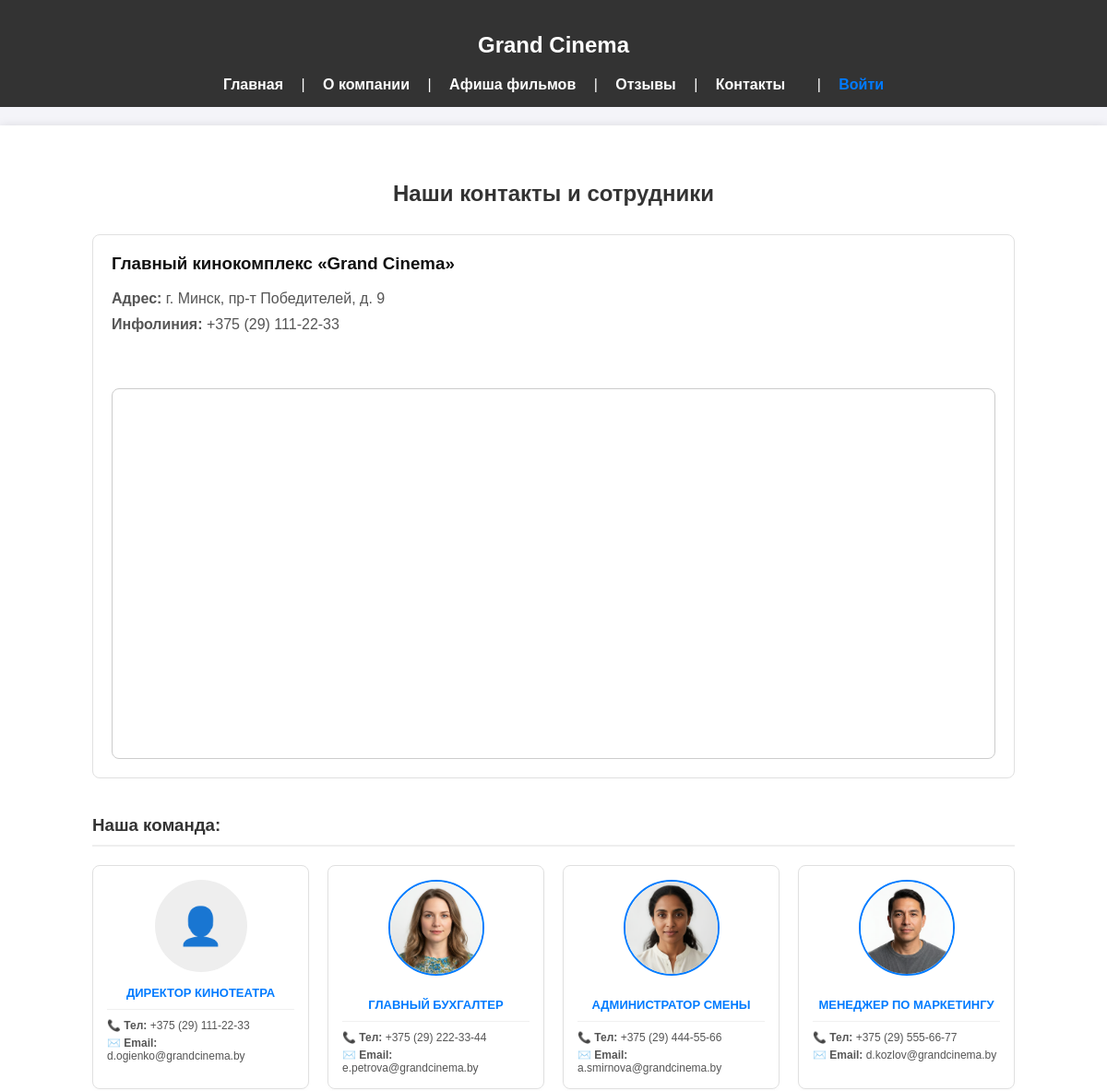
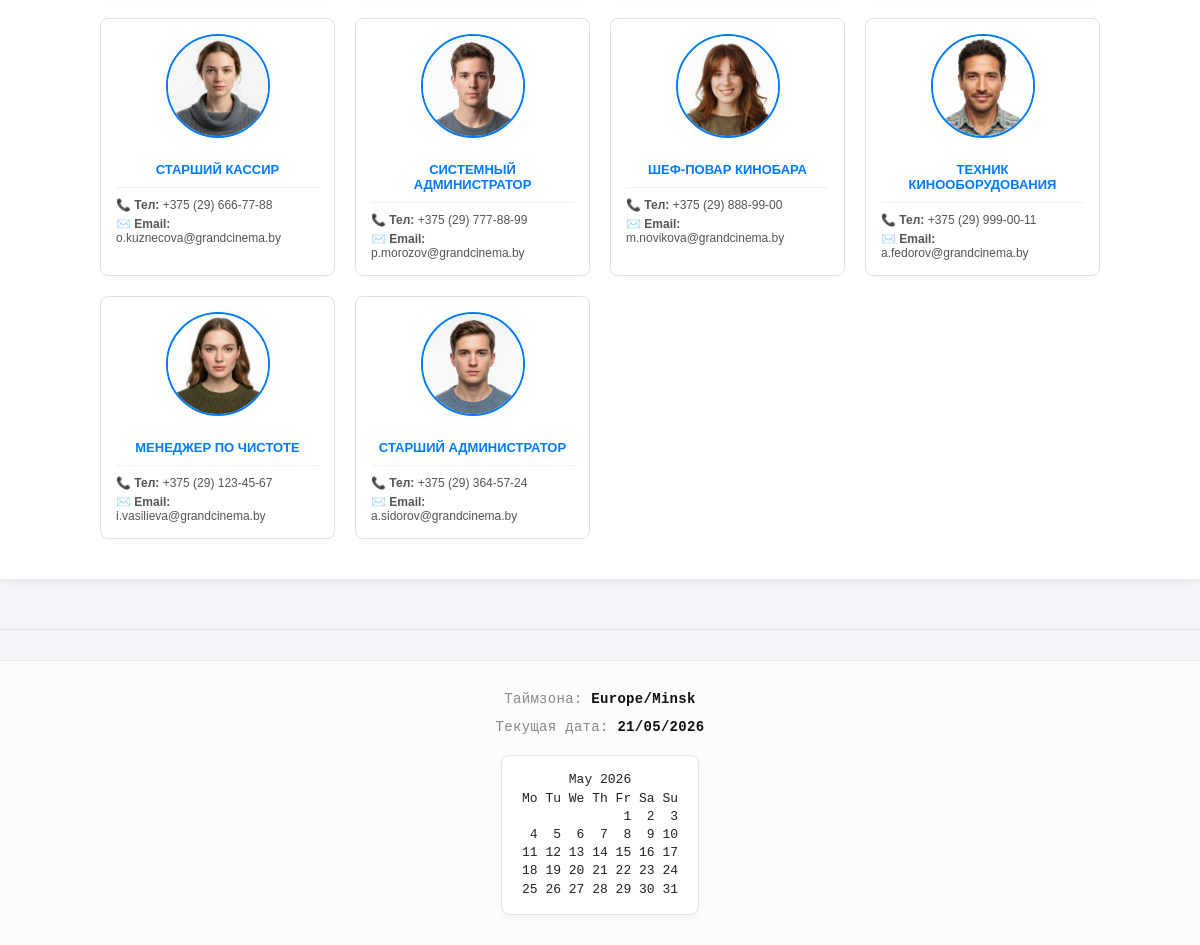
/contacts/, run on the app's committed database (2 pictures, top to bottom).
### cinema/models.py (models this page shows, shortened)
class TimeStampedModel(models.Model):
    created_at_utc = models.DateTimeField(null=True, blank=True, verbose_name="Дата создания (UTC)")
    created_at_local = models.DateTimeField(null=True, blank=True, verbose_name="Дата создания (Минск)")
    updated_at_utc = models.DateTimeField(null=True, blank=True, verbose_name="Дата изменения (UTC)")
    updated_at_local = models.DateTimeField(null=True, blank=True, verbose_name="Дата изменения (Минск)")
    class Meta:
        abstract = True

class ContactEmployee(TimeStampedModel):
    user = models.OneToOneField(
        User,
        on_delete=models.CASCADE,
        related_name='employee_contact',
        verbose_name="Пользователь (сотрудник)"
    )
    position = models.CharField(max_length=100, verbose_name="Должность / Выполняемая работа")
    is_visible = models.BooleanField(default=True, verbose_name="Отображать на сайте")
    phone = models.CharField(max_length=20, blank=True, null=True, verbose_name="Рабочий телефон")
    email = models.EmailField(blank=True, null=True, verbose_name="Рабочий email")
    photo = models.ImageField(upload_to="employees/", blank=True, null=True, verbose_name="Фото сотрудника")
    description = models.TextField(blank=True, null=True, verbose_name="Дополнительная информация")
    class Meta:
        verbose_name = "Контакт сотрудника"
        verbose_name_plural = "Контакты сотрудников"

### cinema/views.py (the view)
# urls.py: re_path(r'^contacts/$', views.contacts_view, name='contacts'),
def contacts_view(request):
    employees = ContactEmployee.objects.filter(is_visible=True)
    context = {
        'employees': employees,
        'address': 'г. Минск, пр-т Победителей, д. 9',
        'phone': '+375 (29) 111-22-33'
    }
    return render(request, 'cinema/contacts.html', context)

### cinema/context_processors.py (called while the page is built)
def footer_info_processor(request):
    user_tz_name = "Europe/Minsk"
    user_now = datetime.now(zoneinfo.ZoneInfo(user_tz_name))
    text_cal = calendar.TextCalendar(calendar.MONDAY).formatmonth(user_now.year, user_now.month)
    return {
        'footer_user_tz': user_tz_name,
        'footer_current_date': user_now.strftime("%d/%m/%Y"),
        'footer_text_calendar': text_cal,
    }

### cinema/templates/cinema/contacts.html (shortened to what this page needs)
{% extends 'cinema/base.html' %}
{% block content %}
<div style="max-width: 1000px; margin: 0 auto; padding: 20px; font-family: sans-serif;">
    <h2 style="text-align: center; color: #333; margin-bottom: 30px;">Наши контакты и сотрудники</h2>
    <div style="background: #fff; border: 1px solid #e0e0e0; border-radius: 8px; padding: 20px; margin-bottom: 40px; display: flex; gap: 30px; flex-wrap: wrap; align-items: center;">
        <div style="flex: 1; min-width: 300px;">
            <h3 style="margin-top: 0; color: #111;">Главный кинокомплекс «Grand Cinema»</h3>
            <p style="font-size: 16px; color: #555; margin: 10px 0;"><strong>Адрес:</strong> {{ address }}</p>
            <p style="font-size: 16px; color: #555; margin: 10px 0;"><strong>Инфолиния:</strong> {{ phone }}</p>
        </div>
        <div id="map" style="width: 100%; height: 400px; border-radius: 8px; border: 1px solid #ccc; margin-top: 20px;"></div>
    </div>
    <h3 style="color: #333; margin-bottom: 20px; border-bottom: 2px solid #eee; padding-bottom: 10px;">Наша команда:</h3>
    <div style="display: grid; grid-template-columns: repeat(auto-fill, minmax(220px, 1fr)); gap: 20px;">
        {% for employee in employees %}
            <div style="background: white; border: 1px solid #e0e0e0; border-radius: 8px; padding: 15px; text-align: center; box-shadow: 0 2px 4px rgba(0,0,0,0.02);">
                {% if employee.photo %}
                    <img src="{{ employee.photo.url }}" alt="{{ employee.full_name }}" style="width: 100px; height: 100px; object-fit: cover; border-radius: 50%; margin-bottom: 15px; border: 2px solid #007bff;">
                {% else %}
                    <div style="width: 100px; height: 100px; background: #eee; border-radius: 50%; line-height: 100px; margin: 0 auto 15px auto; color: #aaa; font-size: 40px;">👤</div>
                {% endif %}
                <p style="margin: 0 0 10px 0; color: #007bff; font-size: 13px; font-weight: bold; text-transform: uppercase;">{{ employee.position }}</p>
                <div style="text-align: left; font-size: 12px; color: #555; border-top: 1px solid #f0f0f0; padding-top: 10px; display: flex; flex-direction: column; gap: 5px;">
                    <span><strong>📞 Тел:</strong> {{ employee.phone }}</span>
                    <span><strong>✉️ Email:</strong> {{ employee.email }}</span>
                </div>
            </div>
        {% empty %}
            <p style="grid-column: 1/-1; text-align: center; color: #777;">Список сотрудников пуст.</p>
        {% endfor %}
    </div>
</div>
{% endblock %}

### cinema/templates/cinema/base.html (shortened to what this page needs)
<!DOCTYPE html>
<html lang="ru">
<head>
</head>
<body>
    <header>
        <h2>Grand Cinema</h2>
        <nav>
            <a href="{% url 'index' %}">Главная</a> |
            <a href="{% url 'about' %}">О компании</a> |
            <a href="{% url 'movies_list' %}">Афиша фильмов</a> |
            <a href="{% url 'reviews' %}">Отзывы</a> |
            <a href="{% url 'contacts' %}">Контакты</a>
            <div class="nav-auth-box">
                |
                {% if user.is_authenticated %}
                    <span style="margin-right: 15px;">Привет, <strong>{{ user.username }}</strong>!</span>
                    <a href="{% url 'profile' %}" class="profile-link" style="margin-right: 15px; text-decoration: none; font-weight: bold;">Личный кабинет</a>
                    <a href="{% url 'logout' %}" class="logout-link" style="text-decoration: none;">Выйти</a>
                {% else %}
                    <a href="{% url 'login' %}" class="login-link" style="margin-right: 15px; text-decoration: none;">Войти</a>
                {% endif %}
            </div>
        </nav>
    </header>
    <div class="container">
        {% block content %}{% endblock %}
    </div>
    <hr style="margin-top: 50px; border: 0; border-top: 1px solid #e0e0e0;">
    <footer style="background-color: #fcfcfc; color: #444; padding: 30px 20px; font-family: 'JetBrains Mono', 'Consolas', 'Monaco', monospace; font-size: 14px; border-top: 1px solid #eaeaea;">
        <div style="max-width: 1000px; margin: 0 auto; display: flex; flex-direction: column; align-items: center; text-align: center; gap: 12px;">
            <p style="margin: 0; letter-spacing: 0.3px;">
                <span style="color: #888;">Таймзона:</span> <strong style="color: #111;">{{ footer_user_tz }}</strong>
            </p>
            <p style="margin: 0; letter-spacing: 0.3px;">
                <span style="color: #888;">Текущая дата:</span> <strong style="color: #111;">{{ footer_current_date }}</strong>
            </p>
            <div style="margin-top: 8px;">
                <pre style="background: #ffffff; color: #222; padding: 15px 20px; border: 1px solid #e5e5e5; border-radius: 8px; margin: 0; font-family: 'JetBrains Mono', 'Consolas', 'Monaco', monospace; font-size: 13px; line-height: 1.4; text-align: left; display: inline-block; box-shadow: 0 4px 6px rgba(0,0,0,0.02);">{{ footer_text_calendar }}</pre>
            </div>
        </div>
    </footer>
</body>
</html>

### cinema/templates/cinema/base.html (style rules this page uses)
body { font-family: Arial, sans-serif; margin: 0; padding: 0; background: #f4f4f9; }
header { background: #333; color: #fff; padding: 15px; text-align: center; }
nav a { color: #fff; margin: 0 15px; text-decoration: none; font-weight: bold; }
.nav-auth-box { display: inline-block; margin-left: 15px; }
.nav-auth-box a.login-link { color: #007bff; }
.container { padding: 20px; max-width: 1200px; margin: auto; background: white; margin-top: 20px; box-shadow: 0 0 10px rgba(0,0,0,0.1); }
footer { text-align: center; padding: 20px; color: #777; font-size: 14px; margin-top: 30px; }

### data on the page
ContactEmployee: position "ДИРЕКТОР КИНОТЕАТРА", phone "+375 (29) 111-22-33", email "d.ogienko@grandcinema.by"
ContactEmployee: photo (picture), position "ГЛАВНЫЙ БУХГАЛТЕР", phone "+375 (29) 222-33-44", email "e.petrova@grandcinema.by"
ContactEmployee: photo (picture), position "АДМИНИСТРАТОР СМЕНЫ", phone "+375 (29) 444-55-66", email "a.smirnova@grandcinema.by"
ContactEmployee: photo (picture), position "МЕНЕДЖЕР ПО МАРКЕТИНГУ", phone "+375 (29) 555-66-77", email "d.kozlov@grandcinema.by"
ContactEmployee: photo (picture), position "СТАРШИЙ КАССИР", phone "+375 (29) 666-77-88", email "o.kuznecova@grandcinema.by"
ContactEmployee: photo (picture), position "СИСТЕМНЫЙ АДМИНИСТРАТОР", phone "+375 (29) 777-88-99", email "p.morozov@grandcinema.by"
ContactEmployee: photo (picture), position "ШЕФ-ПОВАР КИНОБАРА", phone "+375 (29) 888-99-00", email "m.novikova@grandcinema.by"
ContactEmployee: photo (picture), position "ТЕХНИК КИНООБОРУДОВАНИЯ", phone "+375 (29) 999-00-11", email "a.fedorov@grandcinema.by"
ContactEmployee: photo (picture), position "МЕНЕДЖЕР ПО ЧИСТОТЕ", phone "+375 (29) 123-45-67", email "i.vasilieva@grandcinema.by"
ContactEmployee: photo (picture), position "СТАРШИЙ АДМИНИСТРАТОР", phone "+375 (29) 364-57-24", email "a.sidorov@grandcinema.by"

### other printed values
{{ address }} "г. Минск, пр-т Победителей, д. 9"
{{ phone }} "+375 (29) 111-22-33"
{{ footer_user_tz }} "Europe/Minsk"
{{ footer_current_date }} "21/05/2026"
{{ footer_text_calendar }} "May 2026 Mo Tu We Th Fr Sa Su 1 2 3 4 5 6 7 8 9 10 11 12 13 14 15 16 17 18 19 20 21 22 23 24 25 26 27 28 29 30 31"
